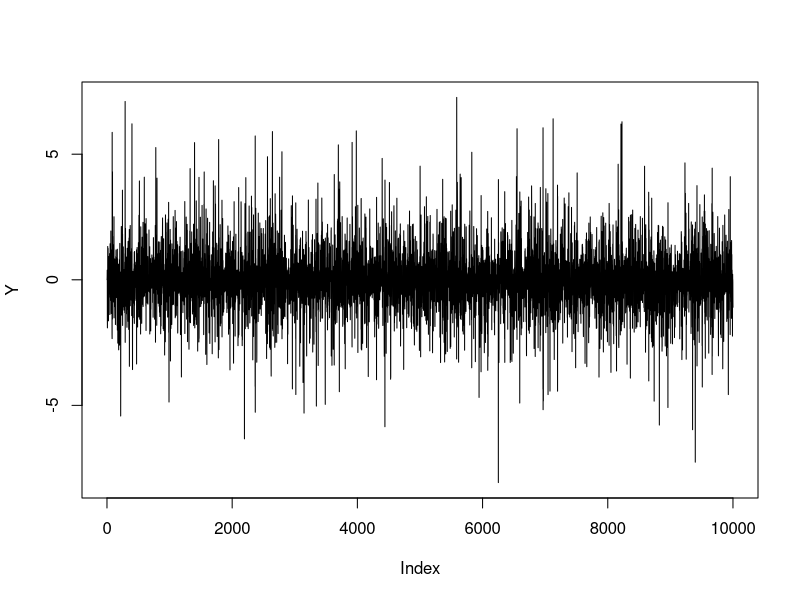

Generate this figure with R:
# n is size of time series
n <- 10000

# {e[t]} is the white noise time series
e <- rnorm(n, mean=0,sd=1)

# {Y[t]} is the time series of interest
Y <- vector(length=n)

Y[1] = 0
for (t in 2:n)
{
    Y[t]=e[t]*e[t-1]
}

pdf(file="plot_prod.pdf")
plot(Y,type="l")
